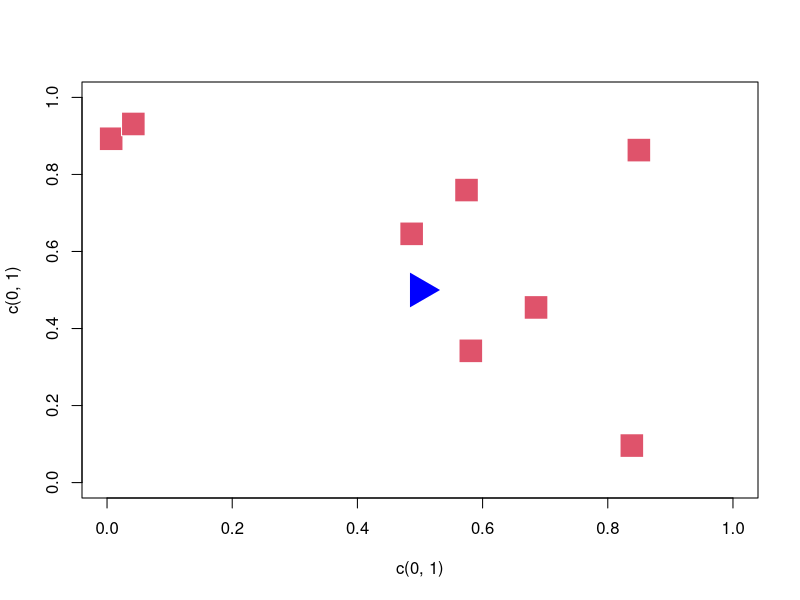

This figure's R source:
library(maptree)


### Name: ngon
### Title: Outline or Fill a Regular Polygon
### Aliases: ngon
### Keywords: aplot

### ** Examples

  plot (c(0,1), c(0,1), type="n")
  ngon (c(.5, .5, 10, "blue"), angle=30, n=3)
  apply (cbind (runif(8), runif(8), 6, 2), 1, ngon)
